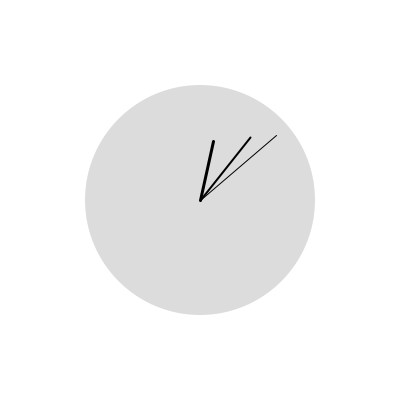
Frame 1 (no input)
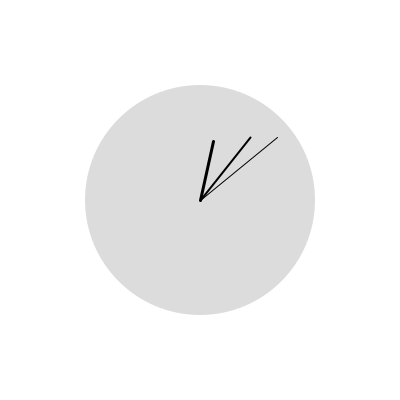
Frame 60 (the mouse pressed at the canvas centre just before this capture)
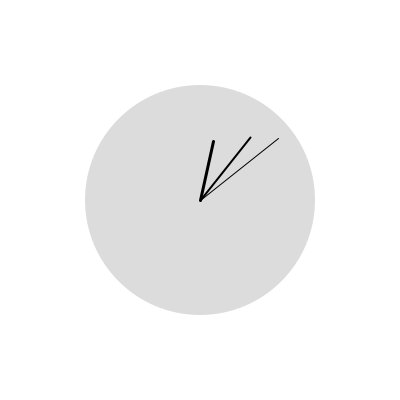
Frame 120 (the mouse held since frame 60 and released just before this capture)

The Processing sketch that drew these frames (run headless with seeded random() and noise(); from frame 60 on, the mouse is pressed at the canvas centre):

// Processing sketch: midterm_06_design_errors_DONE
// ── midterm_06_design_errors_DONE.pde
// QUESTION 6 -
// map() the values properly so that the clock hands are displayed at the correct angle

int seconds;
int minutes;
int hours;

void setup() {
  size(400,400);
}

void draw() {
  background(255);
  
  fill(220);
  noStroke();
  ellipse(width/2, height/2, 230, 230);
  
  // these are the values that need mapping
  
  
  //mapping to 12:38pm
  
  
  seconds = second();
  minutes = minute();
  hours = hour();
   
  stroke(0);
  pushMatrix();
  translate(width/2, height/2);
  rotate(radians(map(seconds,0,59,0,59)));
  strokeWeight(1);
  line(0, 0, 0, -100);
  popMatrix();
  
  pushMatrix();
  translate(width/2, height/2);
  rotate(radians(map(minutes,0,59,38,40)));
  strokeWeight(2);
  line(0, 0, 0, -80);
  popMatrix();
  
  pushMatrix();
  translate(width/2, height/2);
  rotate(radians(map(hours,0,23,12,13)));
  strokeWeight(3);
  line(0, 0, 0, -60);
  popMatrix();
}
